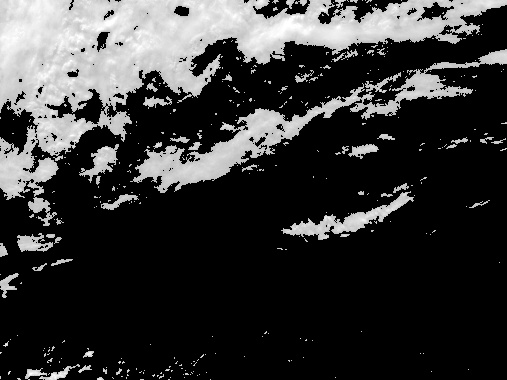
#> input picture cloud-classifier/very-high/positives/1.jpg, 507 x 380 px; its folder holds 4 pictures in this run
$ python transform_pics.py
#> lines starting #> are read from the running program, lines starting #| are printed output that depends on the picture; after the words box and inside, x2 and y2 are one past the last pixel; in counts of white or black regions, pixels touching at a corner belong together
import os
import cv2

width = 507
height = 380
lower_white = 190

def convert(img):
    for l in range(0, height):
        for c in range(0, width):
            if img[l, c] <= lower_white:
                img[l, c] = 0
    return img

folder_str = 'positives/'
images = list(filter(lambda file: file.endswith('.jpg') or file.endswith('.jpeg') or file.endswith('.png'), os.listdir(folder_str)))
images = [folder_str + img for img in images]

for path in images:
    img = cv2.imread(path, cv2.IMREAD_GRAYSCALE)
#> img is the input picture: shape (380, 507); min 0, max 255, mean 53.9
    img = cv2.resize(img, (width, height))
    img = convert(img)
#> after the loop in convert, `for l in range(0, height):`:
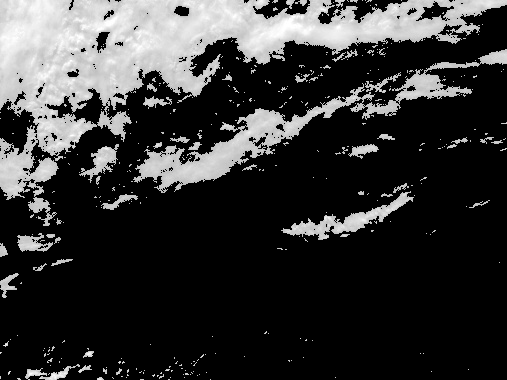
#> img: shape (380, 507); 7.52% of pixels changed, all inside (x1, y1, x2, y2) = (0, 0, 507, 380)
    cv2.imwrite(path, img)
#> pass 2 of the loop `for path in images:`:
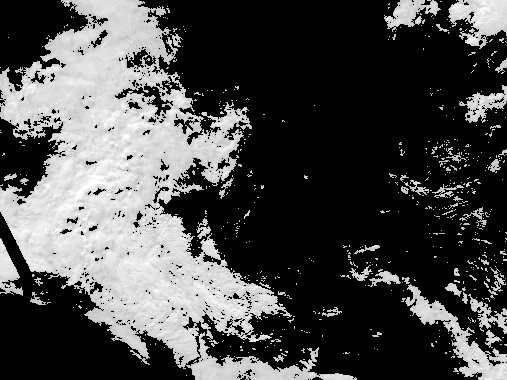
#> input picture cloud-classifier/very-high/positives/14.jpg, 507 x 380 px
#> img is the input picture: shape (380, 507); min 0, max 255, mean 74.3
#> after the loop in convert (call 2), `for l in range(0, height):`:
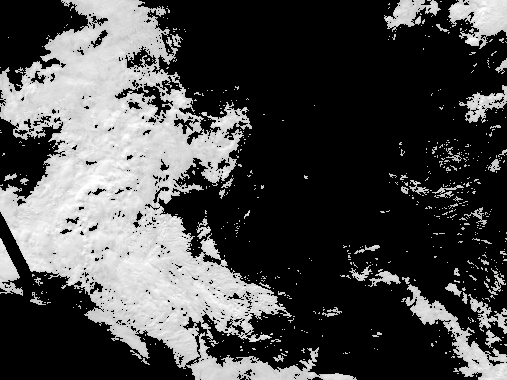
#> img: shape (380, 507); 8.9% of pixels changed, all inside (x1, y1, x2, y2) = (0, 0, 507, 380)
#> pass 3 of the loop `for path in images:`:
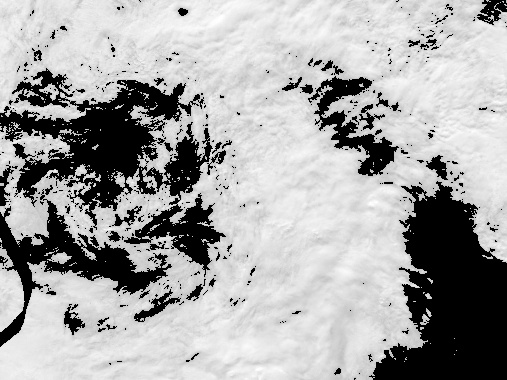
#> input picture cloud-classifier/very-high/positives/22.jpg, 507 x 380 px
#> img is the input picture: shape (380, 507); min 0, max 255, mean 166.9
#> after the loop in convert (call 3), `for l in range(0, height):`:
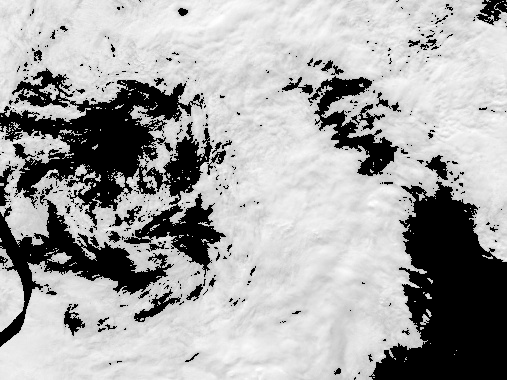
#> img: shape (380, 507); 5.82% of pixels changed, all inside (x1, y1, x2, y2) = (0, 0, 507, 380)
#> the loop made 4 passes; the first 3 are shown
